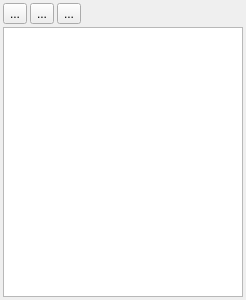
<?xml version="1.0" encoding="UTF-8"?>
<ui version="4.0">
 <class>DockWidgetImageSelector</class>
 <widget class="QDockWidget" name="DockWidgetImageSelector">
  <property name="geometry">
   <rect>
    <x>0</x>
    <y>0</y>
    <width>246</width>
    <height>300</height>
   </rect>
  </property>
  <property name="windowTitle">
   <string>Geovis Imagery Selector</string>
  </property>
  <widget class="QWidget" name="dockWidgetContents">
   <layout class="QGridLayout" name="gridLayout">
    <property name="leftMargin">
     <number>3</number>
    </property>
    <property name="topMargin">
     <number>3</number>
    </property>
    <property name="rightMargin">
     <number>3</number>
    </property>
    <property name="bottomMargin">
     <number>3</number>
    </property>
    <property name="spacing">
     <number>3</number>
    </property>
    <item row="0" column="1">
     <widget class="QToolButton" name="btnSelArea">
      <property name="toolTip">
       <string>Select an area by clicking and dragging on the map.</string>
      </property>
      <property name="text">
       <string>...</string>
      </property>
     </widget>
    </item>
    <item row="0" column="0">
     <widget class="QToolButton" name="btnAddToMap">
      <property name="toolTip">
       <string>Add selected imagery to the map.</string>
      </property>
      <property name="text">
       <string>...</string>
      </property>
     </widget>
    </item>
    <item row="1" column="0" colspan="5">
     <widget class="QTreeWidget" name="treeWidget">
      <property name="editTriggers">
       <set>QAbstractItemView::NoEditTriggers</set>
      </property>
      <attribute name="headerVisible">
       <bool>false</bool>
      </attribute>
      <column>
       <property name="text">
        <string notr="true">1</string>
       </property>
      </column>
     </widget>
    </item>
    <item row="0" column="2">
     <widget class="QToolButton" name="btnClear">
      <property name="toolTip">
       <string>Clear the rectangle and imagery list.</string>
      </property>
      <property name="text">
       <string>...</string>
      </property>
     </widget>
    </item>
    <item row="0" column="3" colspan="2">
     <spacer name="horizontalSpacer">
      <property name="orientation">
       <enum>Qt::Horizontal</enum>
      </property>
      <property name="sizeHint" stdset="0">
       <size>
        <width>40</width>
        <height>20</height>
       </size>
      </property>
     </spacer>
    </item>
   </layout>
  </widget>
 </widget>
 <resources/>
 <connections/>
</ui>
